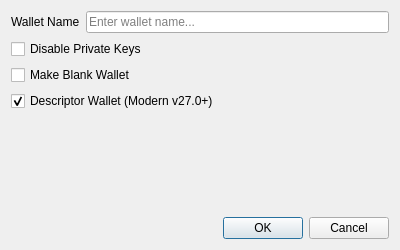
<?xml version="1.0" encoding="UTF-8"?>
<ui version="4.0">
 <class>CreateWalletDialog</class>
 <widget class="QDialog" name="CreateWalletDialog">
  <property name="geometry">
   <rect>
    <x>0</x>
    <y>0</y>
    <width>400</width>
    <height>250</height>
   </rect>
  </property>
  <property name="windowTitle">
   <string>Create Wallet</string>
  </property>
  <layout class="QVBoxLayout" name="verticalLayout">
   <item>
    <layout class="QFormLayout" name="formLayout">
     <item row="0" column="0">
      <widget class="QLabel" name="label">
       <property name="text">
        <string>Wallet Name</string>
       </property>
      </widget>
     </item>
     <item row="0" column="1">
      <widget class="QLineEdit" name="wallet_name">
       <property name="placeholderText">
        <string>Enter wallet name...</string>
       </property>
      </widget>
     </item>
    </layout>
   </item>
   <item>
    <widget class="QCheckBox" name="disable_privkeys_cb">
     <property name="text">
      <string>Disable Private Keys</string>
     </property>
    </widget>
   </item>
   <item>
    <widget class="QCheckBox" name="make_blank_cb">
     <property name="text">
      <string>Make Blank Wallet</string>
     </property>
    </widget>
   </item>
   <item>
    <widget class="QCheckBox" name="descriptor_cb">
     <property name="text">
      <string>Descriptor Wallet (Modern v27.0+)</string>
     </property>
     <property name="checked">
      <bool>true</bool>
     </property>
    </widget>
   </item>
   <item>
    <spacer name="verticalSpacer">
     <property name="orientation">
      <enum>Qt::Vertical</enum>
     </property>
     <property name="sizeHint" stdset="0">
      <size>
       <width>20</width>
       <height>40</height>
      </size>
     </property>
    </spacer>
   </item>
   <item>
    <widget class="QDialogButtonBox" name="buttonBox">
     <property name="orientation">
      <enum>Qt::Horizontal</enum>
     </property>
     <property name="standardButtons">
      <set>QDialogButtonBox::Cancel|QDialogButtonBox::Ok</set>
     </property>
    </widget>
   </item>
  </layout>
 </widget>
 <resources/>
 <connections>
  <connection>
   <sender>buttonBox</sender>
   <signal>accepted()</signal>
   <receiver>CreateWalletDialog</receiver>
   <slot>accept()</slot>
   <hints>
    <hint type="sourcelabel">
     <x>248</x>
     <y>254</y>
    </hint>
    <hint type="destinationlabel">
     <x>157</x>
     <y>274</y>
    </hint>
   </hints>
  </connection>
  <connection>
   <sender>buttonBox</sender>
   <signal>rejected()</signal>
   <receiver>CreateWalletDialog</receiver>
   <slot>reject()</slot>
   <hints>
    <hint type="sourcelabel">
     <x>316</x>
     <y>260</y>
    </hint>
    <hint type="destinationlabel">
     <x>286</x>
     <y>274</y>
    </hint>
   </hints>
  </connection>
 </connections>
</ui>
